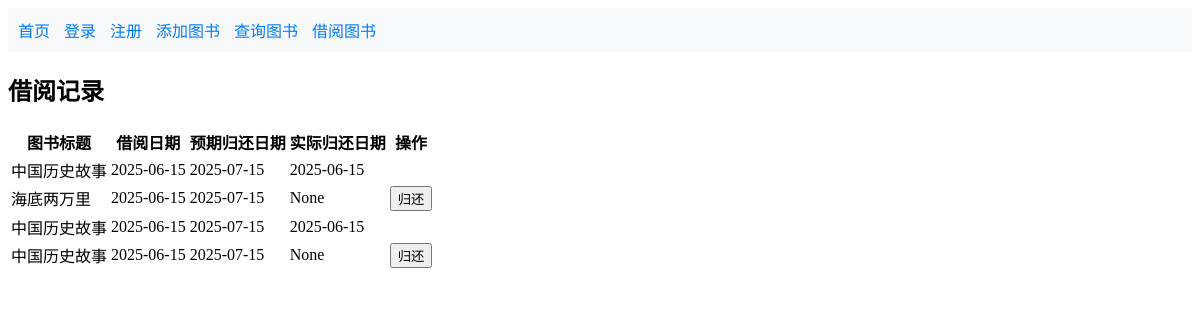
Screenshot of /user_records (signed in) with the database file from the repository.
### tables this page shows
CREATE TABLE borrow_records (
            id INTEGER PRIMARY KEY AUTOINCREMENT,
            user_id INTEGER,
            book_id INTEGER,
            borrow_date TEXT,
            return_date TEXT,
            expected_return_date TEXT,
            FOREIGN KEY (user_id) REFERENCES users (id),
            FOREIGN KEY (book_id) REFERENCES books (id)
        );

CREATE TABLE books (
            id INTEGER PRIMARY KEY AUTOINCREMENT,
            title TEXT NOT NULL,
            author TEXT,
            publisher TEXT,
            category TEXT,
            publication_date TEXT,
            total_copies INTEGER,
            available_copies INTEGER,
            borrow_count INTEGER DEFAULT 0
        );

### app.py (the view)
@app.route('/user_records')
def user_records():
    user_id = session.get('user_id')
    if user_id:
        records = get_user_borrow_records(user_id)
        return render_template('user_records.html', records=records)
    else:
        flash('请先登录！', 'danger')
        return redirect(url_for('login_route'))

### app.py (called while the page is built)
def get_db():
    conn = sqlite3.connect('library.db')
    conn.row_factory = sqlite3.Row  # 使返回结果为字典形式
    return conn

def get_user_borrow_records(user_id):
    conn = get_db()
    cursor = conn.cursor()
    cursor.execute('''
        SELECT br.id, b.title, br.borrow_date, br.return_date, br.expected_return_date
        FROM borrow_records br
        JOIN books b ON br.book_id = b.id
        WHERE br.user_id = ?
        ORDER BY br.borrow_date DESC
    ''', (user_id,))
    records = cursor.fetchall()
    conn.close()
    return records

@app.before_request
def before_request():
    g.logged_in = 'user_id' in session

### templates/user_records.html
{% extends 'base.html' %}
{% block content %}
<h2>借阅记录</h2>
<table>
    <thead>
        <tr>
            <th>图书标题</th>
            <th>借阅日期</th>
            <th>预期归还日期</th>
            <th>实际归还日期</th>
            <th>操作</th>
        </tr>
    </thead>
    <tbody>
        {% for record in records %}
        <tr>
            <td>{{ record.title }}</td>
            <td>{{ record.borrow_date }}</td>
            <td>{{ record.expected_return_date }}</td>
            <td>{{ record.return_date }}</td>
            <td>
                {% if not record.return_date %}
                <form method="post" action="{{ url_for('return_book_route', record_id=record.id) }}">
                    <button type="submit">归还</button>
                </form>
                {% endif %}
            </td>
        </tr>
        {% endfor %}
    </tbody>
</table>
{% endblock %}

### rows the page displays
borrow_records: title "中国历史故事", borrow_date "2025-06-15", expected_return_date "2025-07-15", return_date "2025-06-15"
borrow_records: title "海底两万里", borrow_date "2025-06-15", expected_return_date "2025-07-15", return_date "None"
borrow_records: title "中国历史故事", borrow_date "2025-06-15", expected_return_date "2025-07-15", return_date "2025-06-15"
borrow_records: title "中国历史故事", borrow_date "2025-06-15", expected_return_date "2025-07-15", return_date "None"
